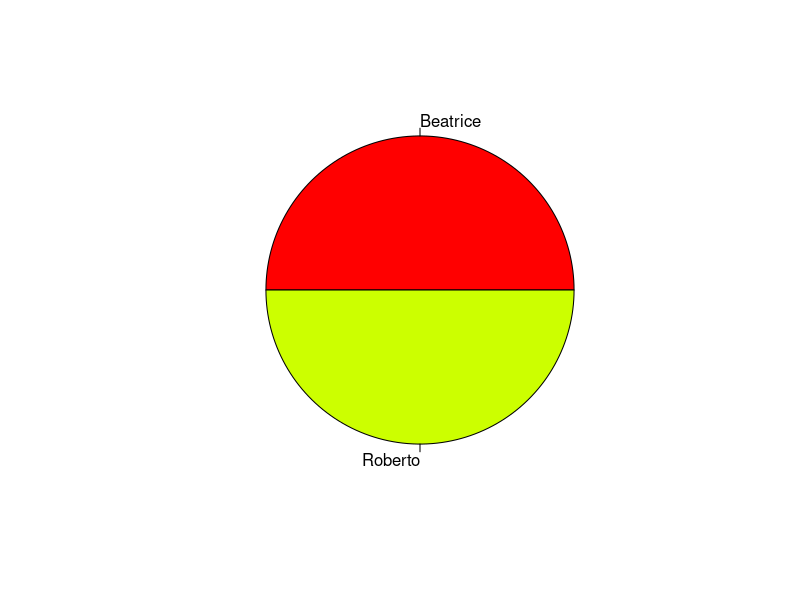

This figure's R source:
## ---- chunk 1
knitr::opts_chunk$set(echo = TRUE)
## ---- chunk 2

Gianna = list("sesso"= "F","anni"= 60, "nazionalità" ="italiana", "vacanze" = "mare","vuole_viaggiare"=T)
Mauro = list("sesso"= "M", "anni"= 29,"nazionalità" ="brasiliana", "vacanze" = "montagna","vuole_viaggiare"=F)
Beatrice = list("sesso"= "F","anni"= 28, "nazionalità" ="spagnola", "vacanze" = "lago","vuole_viaggiare"=T)
Lina = list("sesso"= "F","anni"= 28, "nazionalità" ="francese", "vacanze" = "città","vuole_viaggiare"=T)
Roberto = list("sesso"= "F","anni"= 28, "nazionalità" ="portoghese", "vacanze" = "mare","vuole_viaggiare"=T)

print(Gianna)
## ---- chunk 3
candidati = list("Gianna" = Gianna,"Mauro"=Mauro,"Beatrice"=Beatrice, "Lina"=Lina,"Roberto"=Roberto)
print(candidati)
## ---- chunk 4
candidato_ideale = list(
"sesso" = c("F","M"),
"anni"= c(27:50),
"nazionalità"= c("italiana","spagnola","portoghese"),
"vacanze" = c("mare","lago"))

print(candidato_ideale)
## ---- chunk 5
invitati <- c()
for(candidato in 1:length(candidati)){
  if(candidati[[candidato]][['sesso']] %in% candidato_ideale$sesso){
    if(candidati[[candidato]][['anni']] %in% candidato_ideale$anni){
      if(candidati[[candidato]][['nazionalità']] %in% candidato_ideale$nazionalità){
        if(candidati[[candidato]][['vacanze']] %in% candidato_ideale$vacanze){
          
          print(names(candidati[candidato]))
          invitati <- c(invitati,(names(candidati[candidato])))
          
        }
      }
    }

    
  }
          
}
          

print(invitati)
 
## ---- chunk 6

pie(rep(1,length(invitati)), invitati,col = rainbow(5))

